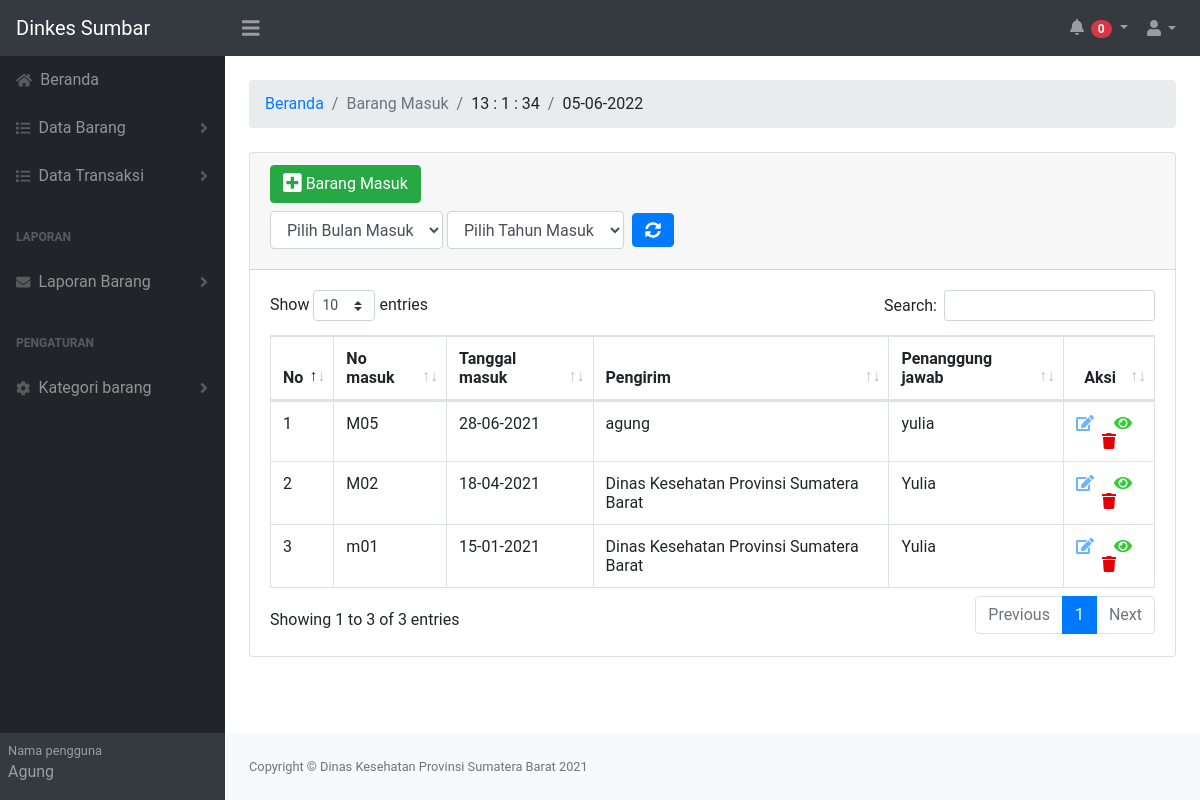
/barangmasuk.php (signed in), run on the app's committed database.
### tables this page shows
CREATE TABLE `barang_masuk` (
  `id_masuk` varchar(30) NOT NULL,
  `tanggal_masuk` date DEFAULT NULL,
  `pengirim` varchar(255) DEFAULT NULL,
  `pj` varchar(45) DEFAULT NULL,
  PRIMARY KEY (`id_masuk`)
);

### barangmasuk.php (the view, shortened to what this page needs)
<?php
include('function.php');
$query = "SELECT *FROM barang_masuk
 ORDER BY barang_masuk.tanggal_masuk DESC LIMIT 100";
$result = mysqli_query($conn,$query);
?>
<!DOCTYPE html>
<html lang="en">
    <head>
        <link href="css/obat.css" rel="stylesheet" />
         <link rel="stylesheet" type="text/css" href="js/DataTables-1.10.23/css/dataTables.bootstrap4.min.css"/>
    </head>
    <body class="sb-nav-fixed" style="font-family: roboto">
        <nav class="sb-topnav navbar navbar-expand navbar-dark bg-dark" >
            <a class="navbar-brand" href="index.php">Dinkes Sumbar</a>
            <button class="btn btn-link btn-lg order-1 order-lg-0" id="sidebarToggle" href="#"><i class="fas fa-bars"></i></button>
            <ul class="navbar-nav ml-auto ml-md-0" >
                 <li class="nav-item dropdown">
                    <a class="nav-link dropdown-toggle" id="userDropdown" href="#" role="button" data-toggle="dropdown" aria-haspopup="true" aria-expanded="false" >
                        <i class="fas fa-bell fa-fw "></i>
                        <span>
                            <span class="badge badge-pill badge-danger" style=" color: white;"><?= nilai_alarm(); ?></span>
                        </span>
                    </a>
                </li>
            </ul>
            <ul class="navbar-nav ml-auto ml-md-0">
                <li class="nav-item dropdown">
                    <a class="nav-link dropdown-toggle" id="userDropdown" href="#" role="button" data-toggle="dropdown" aria-haspopup="true" aria-expanded="false"><i class="fas fa-user fa-fw"></i></a>
                </li>
            </ul>
        </nav>
        <div id="layoutSidenav">
            <div id="layoutSidenav_nav">
                <nav class="sb-sidenav accordion sb-sidenav-dark" id="sidenavAccordion" >
                    <div class="sb-sidenav-menu">
                        <div class="nav">
                            <a class="nav-link" href="index.php">
                                <div class="sb-nav-link-icon"><i class="fa fa-home"></i></div>
                                Beranda
                            </a>
                            <a class="nav-link collapsed" href="#" data-toggle="collapse" data-target="#collapseLayouts" aria-expanded="false" aria-controls="collapseLayouts">
                                <div class="sb-nav-link-icon"><i class="fas fa-list"></i></div>
                                Data Barang
                                <div class="sb-sidenav-collapse-arrow"><i class="fas fa-angle-down"></i></div>
                            </a>
                            <a class="nav-link collapsed" href="#" data-toggle="collapse" data-target="#collapseLayouts2" aria-expanded="false" aria-controls="collapseLayouts">
                                <div class="sb-nav-link-icon"><i class="fa fa-list"></i></div> Data
                                Transaksi
                                <div class="sb-sidenav-collapse-arrow"><i class="fas fa-angle-down"></i></div>
                            </a>
                                 <div class="sb-sidenav-menu-heading">Laporan</div>
                                    <a class="nav-link collapsed" href="#" data-toggle="collapse" data-target="#collapseLayouts4" aria-expanded="false" aria-controls="collapseLayouts">
                                        <div class="sb-nav-link-icon"><i class="fas fa-envelope"></i></div>
                                          Laporan Barang
                                        <div class="sb-sidenav-collapse-arrow"><i class="fas fa-angle-down"></i></div>
                                    </a>
                           <div class="sb-sidenav-menu-heading">Pengaturan</div>
                            <a class="nav-link collapsed" href="#" data-toggle="collapse" data-target="#collapseLayouts3" aria-expanded="false" aria-controls="collapseLayouts">
                                <div class="sb-nav-link-icon"><i class="fas fa-cog"></i></div>
                                  Kategori barang
                                <div class="sb-sidenav-collapse-arrow"><i class="fas fa-angle-down"></i></div>
                            </a>
                        </div>
                    </div>
                    <div class="sb-sidenav-footer">
                        <div class="small">Nama pengguna</div>
                        <?= user(); ?>
                    </div>
                </nav>
            </div>
            <div id="layoutSidenav_content">
                <main>
                    <div class="container-fluid">
                        <ol class="breadcrumb mb-4">
                            <li class="breadcrumb-item"><a href="index.php">Beranda</a></li>
                            <li class="breadcrumb-item active">Barang Masuk</li>
                            <li class="breadcrumb-item">
                                <div class="jam-digital-malasngoding text-center">
                                    <div class="kotak">
                                        <a id="jam"></a>
                                        <a >:</a>
                                        <a id="menit"></a>
                                        <a >:</a>
                                        <a id="detik"></a>
                                    </div>
                                </div>
                            </li>
                            <li class="breadcrumb-item"> <?= date('d-m-Y'); ?> </li>
                        </ol>
                        <div class="card mb-4">
                            <div class="card-header">
                                  <button type="button" class="btn btn-success" data-toggle="modal" data-target="#myModal" title="Tambah Data Barang Baru">
                                   <i class="fas fa-plus-square fa-lg"></i>  Barang Masuk
                                  </button>
                                   <form action="" method="GET" class="form-inline mt-2 mb-2">
                                     <select name="bulan" class="form-control mr-1">
                                      <option value="null">Pilih Bulan Masuk</option>
                                     </select>
                                      <select name="tahun" class="form-control mr-1">
                                        <option value="null">Pilih Tahun Masuk</option>
                                        <?= pilih_tahun_masuk(); ?>
                                       </select>
                                     <button type="submit" name="menukategori" class="btn btn-primary pt-2 pb-2 ml-1 mr-2"><i class="fas fa-sync-alt"></i></button>
                                   </form>
                            </div>
                            <div class="card-body">
                                <div class="table-responsive">
                                    <table class="table table-bordered" id="dataTable" width="100%" cellspacing="0" style="font-family: 'roboto';">
                                        <thead>
                                          <tr>
                                            <th >No </th>
                                            <th >No masuk </th>
                                            <th >Tanggal masuk</th>
                                            <th >Pengirim</th>
                                            <th >Penanggung jawab</th>
                                            <th class="text-center">Aksi</th>
                                          </tr>
                                        </thead>
                                        <tbody>
                                              <?php
                                              $no=1;
                                              while($row = mysqli_fetch_assoc($result)){
                                              $no_stock_masuk = $row['id_masuk'];
                                              $tanggal_masuk = $row['tanggal_masuk'];
                                              $pengirim = $row['pengirim'];
                                              $pj = $row['pj'];
                                               ?>
                                                <tr>
                                                  <td ><?=$no++; ?> </td>
                                                  <td ><?=$no_stock_masuk; ?></td>
                                                  <td ><?=date('d-m-Y',strtotime($tanggal_masuk));  ?></td>
                                                  <td ><?=$pengirim; ?></td>
                                                  <td ><?=$pj; ?></td>
                                                 <td class="text-center">
                                                  <button type="button"  class="fa fa-edit mr-3" style="color: #6bb4ff;" data-toggle="modal" data-target="#edit<?=$no_stock_masuk;?>" title="Edit"></button>
                                                  <a  href="detail_barang_masuk.php?id_masuk=<?=$no_stock_masuk; ?>" title="Detail" style="text-decoration: none;" class="mr-3"><i class="fa fa-eye " style="color: #32CD32;" ></i> </a>
                                                  <button type="button" class="fa fa-trash" style="color: #e60003;" data-toggle="modal" data-target="#hapus<?=$no_stock_masuk;?>" title="Hapus "></button>
                                                  </td>
                                                </tr>
                                            <?php
                                              } ?>
                                        </tbody>
                                    </table>
                                </div>
                            </div>
                        </div>
                    </div>
                </main>
                <footer class="py-4 bg-light mt-auto">
                    <div class="container-fluid">
                        <div class="d-flex align-items-center justify-content-between small">
                            <div class="text-muted">Copyright &copy; Dinas Kesehatan Provinsi Sumatera Barat 2021</div>
                        </div>
                    </div>
                </footer>
            </div>
        </div>
    </body>
</html>

### function.php (shortened to what this page needs)
<?php
include('connect.php');
function user(){
	global $conn ;
	$nip = $_COOKIE['nip'];
	$query = "SELECT * FROM admin WHERE nip='$nip' ";
$result = mysqli_query($conn,$query);
$row = mysqli_fetch_assoc($result);
$username = $row['username'];
echo $username;
}
function pilih_tahun_masuk(){
global $conn;
$query = "SELECT distinct year(tanggal_masuk) FROM barang_masuk ORDER BY year(tanggal_masuk) DESC";
$result = mysqli_query($conn,$query);
	?><option value="<?=$tahun;?>"><?=$tahun; ?></option><?php
}
	?><option value="<?=$tahun;?>"><?=$tahun; ?></option><?php
	?><option value="<?=$program;?>"><?=$program; ?></option><?php
function nilai_alarm(){
global $conn;
$bulan_sekarang = date('m');
$tahun_sekarang = date('Y');
$query = "SELECT month(tanggal_daluwarsa),year(tanggal_daluwarsa)
 FROM detail_barang_masuk
WHERE month(tanggal_daluwarsa) = '$bulan_sekarang' AND
year(tanggal_daluwarsa)= '$tahun_sekarang' ";
$result = mysqli_query($conn,$query);
$jumlah_data = mysqli_num_rows($result);
echo $jumlah_data;
}
			?>

### data on the page
barang_masuk: id_masuk "M05", tanggal_masuk "28-06-2021", pengirim "agung", pj "yulia"
barang_masuk: id_masuk "M02", tanggal_masuk "18-04-2021", pengirim "Dinas Kesehatan Provinsi Sumatera Barat", pj "Yulia"
barang_masuk: id_masuk "m01", tanggal_masuk "15-01-2021", pengirim "Dinas Kesehatan Provinsi Sumatera Barat", pj "Yulia"

### other printed values
$jumlah_data "0"
$username "Agung"
